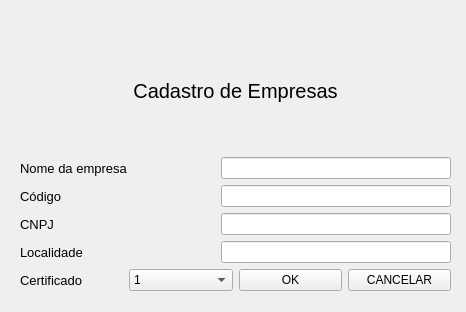
<?xml version="1.0" encoding="UTF-8"?>
<ui version="4.0">
 <class>Form</class>
 <widget class="QWidget" name="Form">
  <property name="geometry">
   <rect>
    <x>0</x>
    <y>0</y>
    <width>466</width>
    <height>312</height>
   </rect>
  </property>
  <property name="windowTitle">
   <string>Form</string>
  </property>
  <widget class="QWidget" name="verticalLayoutWidget">
   <property name="geometry">
    <rect>
     <x>20</x>
     <y>30</y>
     <width>431</width>
     <height>261</height>
    </rect>
   </property>
   <layout class="QVBoxLayout" name="verticalLayout">
    <item>
     <widget class="QLabel" name="label_6">
      <property name="font">
       <font>
        <pointsize>15</pointsize>
       </font>
      </property>
      <property name="text">
       <string>Cadastro de Empresas</string>
      </property>
      <property name="alignment">
       <set>Qt::AlignCenter</set>
      </property>
     </widget>
    </item>
    <item>
     <layout class="QHBoxLayout" name="horizontalLayout">
      <item>
       <widget class="QLabel" name="label">
        <property name="font">
         <font>
          <pointsize>10</pointsize>
         </font>
        </property>
        <property name="text">
         <string>Nome da empresa</string>
        </property>
       </widget>
      </item>
      <item>
       <widget class="QLineEdit" name="lineEdit">
        <property name="minimumSize">
         <size>
          <width>230</width>
          <height>0</height>
         </size>
        </property>
        <property name="maximumSize">
         <size>
          <width>230</width>
          <height>16777215</height>
         </size>
        </property>
       </widget>
      </item>
     </layout>
    </item>
    <item>
     <layout class="QVBoxLayout" name="verticalLayout_2">
      <item>
       <layout class="QHBoxLayout" name="horizontalLayout_3">
        <item>
         <widget class="QLabel" name="label_3">
          <property name="font">
           <font>
            <pointsize>10</pointsize>
           </font>
          </property>
          <property name="text">
           <string>Código</string>
          </property>
         </widget>
        </item>
        <item>
         <widget class="QLineEdit" name="lineEdit_2">
          <property name="minimumSize">
           <size>
            <width>230</width>
            <height>0</height>
           </size>
          </property>
          <property name="maximumSize">
           <size>
            <width>230</width>
            <height>16777215</height>
           </size>
          </property>
         </widget>
        </item>
       </layout>
      </item>
      <item>
       <layout class="QHBoxLayout" name="horizontalLayout_4">
        <item>
         <widget class="QLabel" name="label_4">
          <property name="font">
           <font>
            <pointsize>10</pointsize>
           </font>
          </property>
          <property name="text">
           <string>CNPJ</string>
          </property>
         </widget>
        </item>
        <item>
         <widget class="QLineEdit" name="lineEdit_3">
          <property name="minimumSize">
           <size>
            <width>230</width>
            <height>0</height>
           </size>
          </property>
          <property name="maximumSize">
           <size>
            <width>230</width>
            <height>16777215</height>
           </size>
          </property>
         </widget>
        </item>
       </layout>
      </item>
     </layout>
    </item>
    <item>
     <layout class="QHBoxLayout" name="horizontalLayout_2">
      <item>
       <widget class="QLabel" name="label_2">
        <property name="font">
         <font>
          <pointsize>10</pointsize>
         </font>
        </property>
        <property name="text">
         <string>Localidade</string>
        </property>
       </widget>
      </item>
      <item>
       <widget class="QLineEdit" name="lineEdit_4">
        <property name="minimumSize">
         <size>
          <width>230</width>
          <height>0</height>
         </size>
        </property>
        <property name="maximumSize">
         <size>
          <width>230</width>
          <height>16777215</height>
         </size>
        </property>
       </widget>
      </item>
     </layout>
    </item>
    <item>
     <layout class="QHBoxLayout" name="horizontalLayout_5">
      <item>
       <widget class="QLabel" name="label_5">
        <property name="font">
         <font>
          <pointsize>10</pointsize>
         </font>
        </property>
        <property name="text">
         <string>Certificado</string>
        </property>
       </widget>
      </item>
      <item>
       <widget class="QComboBox" name="comboBox">
        <item>
         <property name="text">
          <string>1</string>
         </property>
        </item>
        <item>
         <property name="text">
          <string>2</string>
         </property>
        </item>
        <item>
         <property name="text">
          <string>3</string>
         </property>
        </item>
       </widget>
      </item>
      <item>
       <widget class="QPushButton" name="pushButton">
        <property name="text">
         <string>OK</string>
        </property>
       </widget>
      </item>
      <item>
       <widget class="QPushButton" name="pushButton_2">
        <property name="text">
         <string>CANCELAR</string>
        </property>
       </widget>
      </item>
     </layout>
    </item>
   </layout>
  </widget>
 </widget>
 <resources/>
 <connections/>
</ui>
